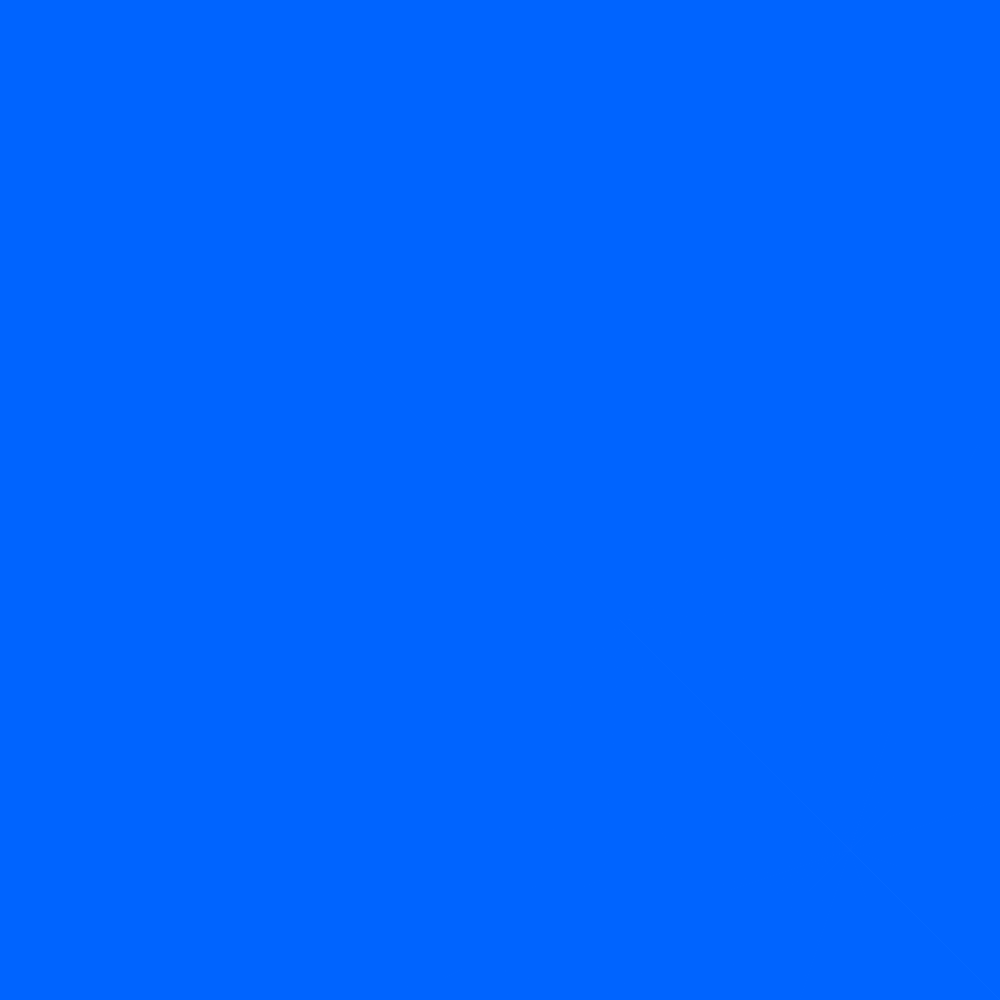
Frame 1 (no input)
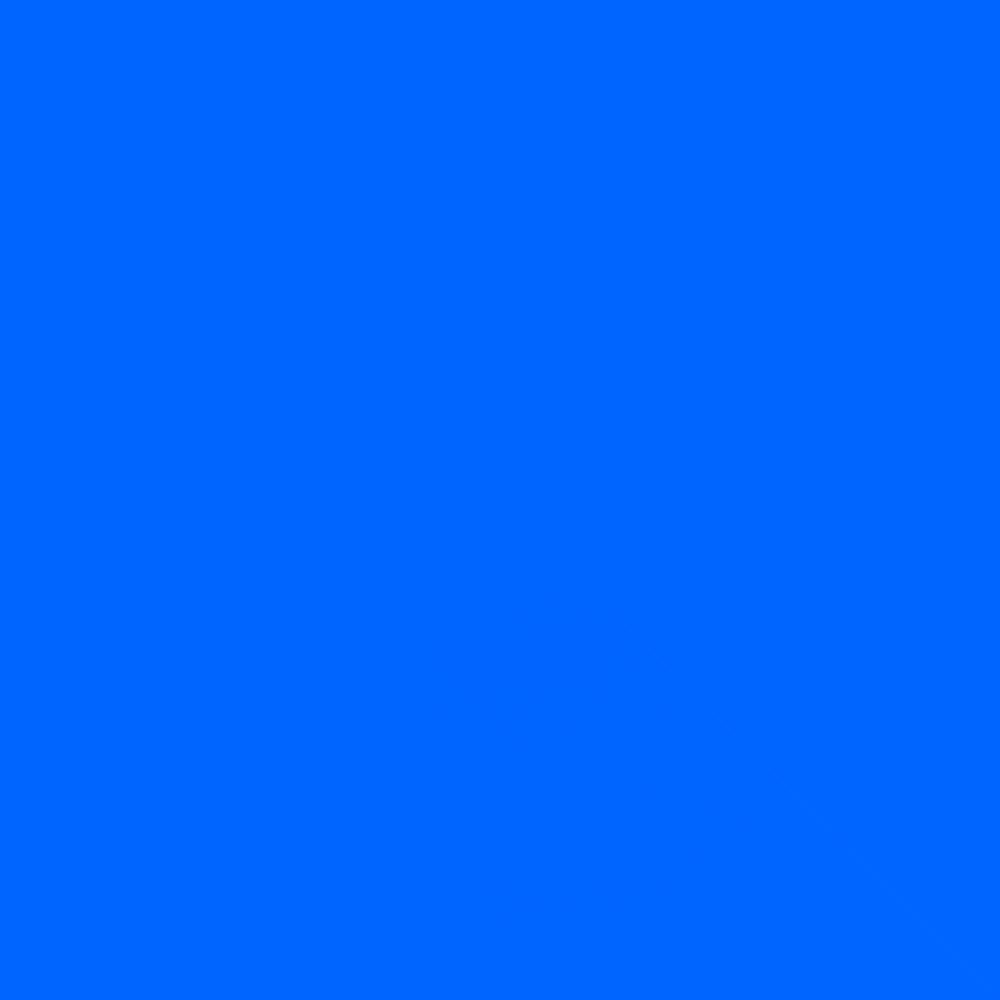
Frame 60 (no input)
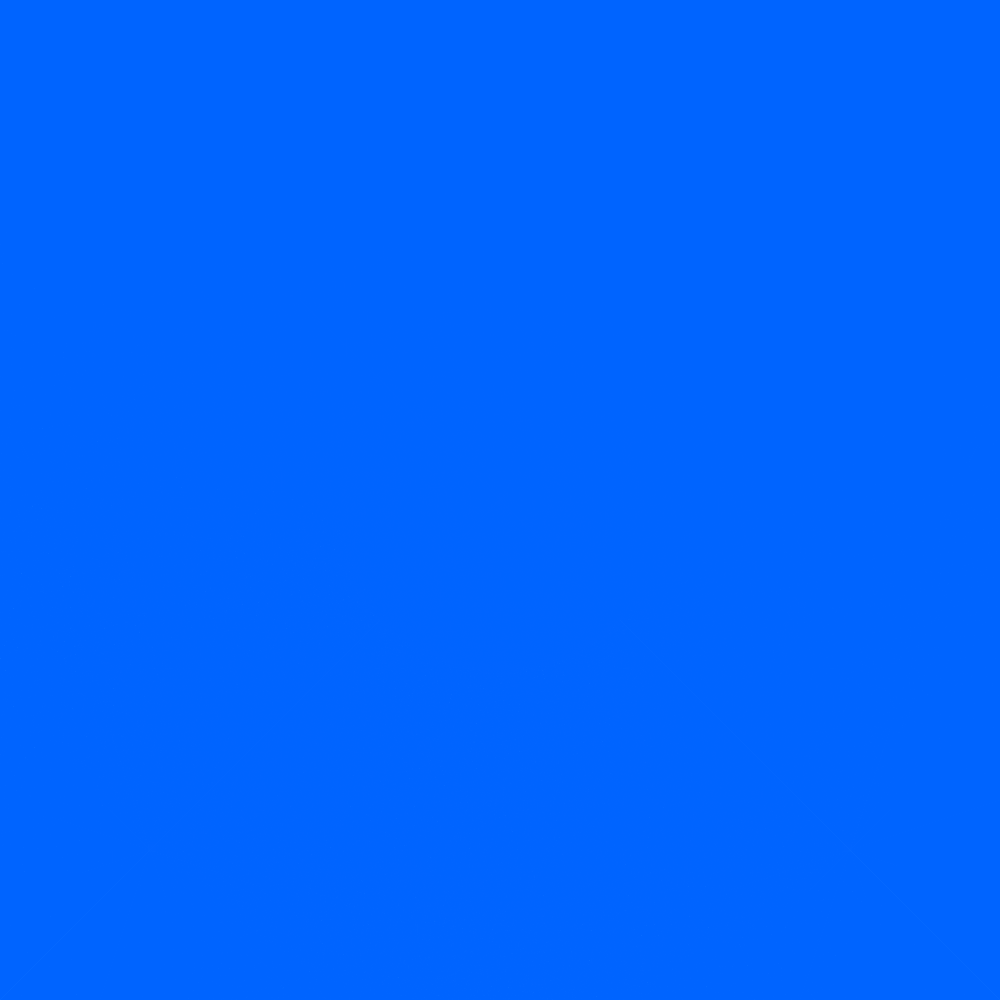
Frame 120 (the mouse pressed at the canvas centre since frame 60)

The p5.js sketch that drew these frames (run headless with seeded random() and noise() and a simulated clock; from frame 60 on, the mouse is pressed at the canvas centre):

// p5.js sketch
// ── sketch.js
var angle = 0;

function setup() {
  createCanvas(1000, 1000);

  background(0,100,255,255);
  frameRate(35);
  rectMode(CENTER);
 
}

function draw() {
  let cos_a = cos(angle);
  let sin_a = sin(angle);
  translate(500, 500);

  applyMatrix(cos_a, sin_a, -sin_a, cos_a, 0, 0);

  angle = angle + radians(50 / 50);
  strokeWeight(0.008);
  noFill()

  stroke('white')

  pattern(0);
  pattern(frameCount / 2);
}

function pattern(angle) {
  push();
 
  translate(100, 100);
  rotate(radians(angle));
  for (var x = -300; x < 500; x = x + 100) {
    for (var y = -300; y < 500; y = y + 100) {
      triangle(x,y,250,250,20,20)
       triangle(x,y,20,20,200,200)
     // rect(x, y, 100, 100);
    }
  }
  pop();

}
